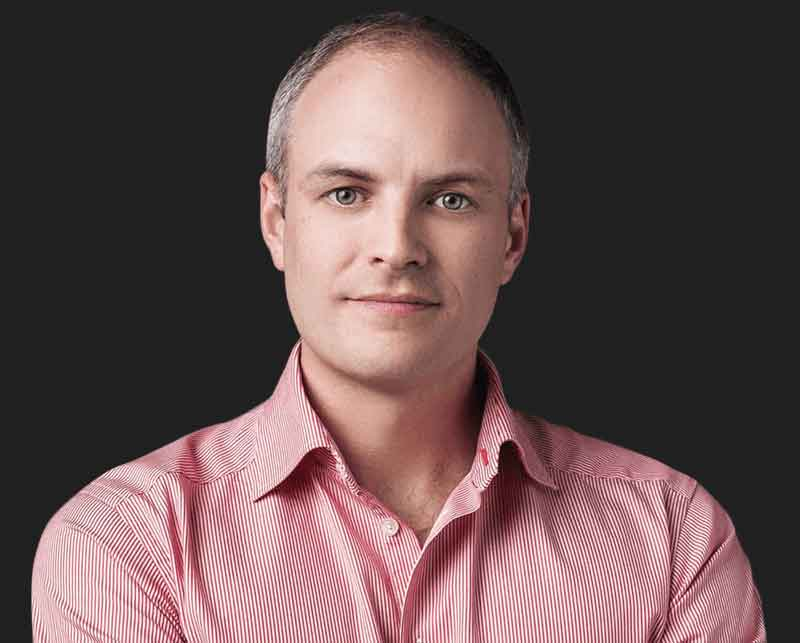
#> input picture opencv/mop.jpg, 800 x 643 px
$ jupyter execute --allow-errors AI4_Harr_Cascade.ipynb
#> lines starting #> are read from the running program, lines starting #| are printed output that depends on the picture
[cell 1]
# import required libraries for this section
import numpy as np
import matplotlib.pyplot as plt
import cv2

[cell 2]
# load in color image for face detection
image = cv2.imread('mop.jpg')
#> image is the input picture: shape (643, 800, 3); mean B, G, R 80.1, 79.6, 100.8

# convert to RBG

image = cv2.cvtColor(image, cv2.COLOR_BGR2RGB)

plt.figure(figsize=(20,10))
plt.imshow(image)

[cell 3]
# convert to grayscale
gray = cv2.cvtColor(image, cv2.COLOR_BGR2GRAY)
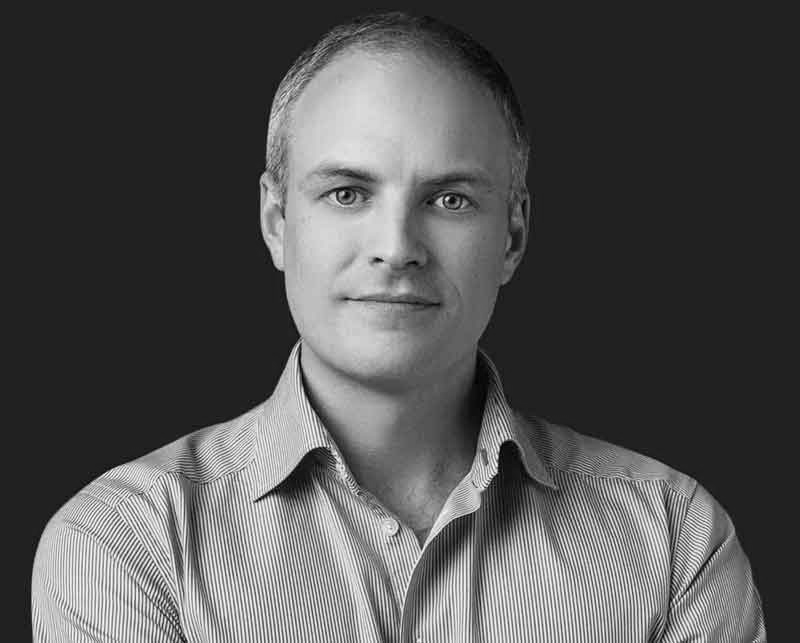
#> gray: shape (643, 800); min 1, max 251, mean 82.2

plt.figure(figsize=(20,10))
plt.imshow(gray, cmap='gray')

[cell 4]
# load in cascade classifier
# face_cascade = cv2.CascadeClassifier('/content/haarcascade_upperbody.xml')
face_cascade = cv2.CascadeClassifier('haarcascade_frontalface_alt.xml')
eye_cascade = cv2.CascadeClassifier('eyes.xml')


# run the detector on the grayscale image
faces = face_cascade.detectMultiScale(gray, 1.3, 5)
#> faces = [[249, 82, 296, 296]]
eyes = eye_cascade.detectMultiScale(gray, 1.1, 3)
#> eyes = [[417, 173, 57, 57], [382, 268, 20, 20], [317, 166, 58, 58], [400, 252, 28, 28]]

print(len(faces))
#| 1
print(faces)
#| [[249  82 296 296]]

[cell 5]
detect_image = np.copy(image)   # make a copy of the original image to plot rectangle detections ontop of

# loop over our detections and draw their corresponding boxes on top of our original image

#> (the rest of this cell did not finish here and is left out)

[cell 6]
eyes
#> Out has the same summary as eyes
